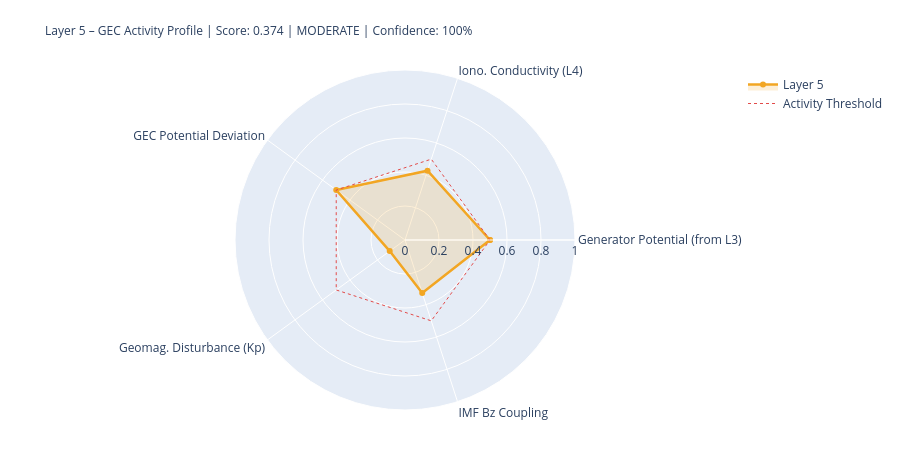

The code cell stored with this chart in its notebook:
### Markdown cell above
---
## 5. State Assessment & Handoff to Layer 6

### Code cell
# ============================================================
# LAYER-5-SCORE
# ============================================================

# Components
# 1) Generator activity (Layer-3-driven)
gen_score = norm(generator_strength, 0.3, 2.0)
gen_src   = 'from_layer3' if l3_thunder_score is not None else 'estimated'

# 2) Ionospheric conductivity (Layer-4-driven)
iono_score = norm(iono_cond_factor, 0.7, 1.4)
iono_src   = 'from_layer4' if l4_ioniz is not None else 'estimated'

# 3) GEC potential deviation from reference
pot_score = norm(abs(delta_V_pct), 0, 30)  # 0 = at reference, 1 = 30% deviation
pot_src   = 'derived'

# 4) Geomagnetic disturbance (Kp) – modulates vertical currents
kp_score = norm(kp_val, 0, 9)
kp_src   = 'primary' if kp_now is not None else 'from_layer4'

# 5) IMF Bz coupling (southward = stronger M-I coupling → GEC influence)
bz_score = norm(-(bz_now or 0), -5, 30) if bz_now is not None else None
bz_src   = 'primary' if bz_now is not None else 'missing'

COMPONENTS = {
    'Generator Potential (from L3)':  {'score': gen_score,   'source': 'derived_from_layer3', 'dynamic': True},
    'Iono. Conductivity (L4)':      {'score': iono_score,  'source': iono_src, 'dynamic': True},
    'GEC Potential Deviation':      {'score': pot_score,   'source': pot_src,  'dynamic': True},
    'Geomag. Disturbance (Kp)':         {'score': kp_score,    'source': kp_src,   'dynamic': True},
    'IMF Bz Coupling':               {'score': bz_score,    'source': bz_src,   'dynamic': True},
}

available   = {k: v['score'] for k, v in COMPONENTS.items() if v['score'] is not None}
unavailable = [k for k, v in COMPONENTS.items() if v['score'] is None]
layer5_score = round(sum(available.values()) / len(available), 4) if available else None
confidence   = round(len(available) / len(COMPONENTS), 2)
level = ('unknown' if layer5_score is None
         else 'quiet'   if layer5_score < 0.3
         else 'moderate' if layer5_score < 0.6
         else 'active')
dominant_l5 = max(available, key=available.get) if available else 'none'

# Kp consistency: separate 1-min raw value from score value
kp_1m_raw   = kp_now          # directly from API (can be 0.0 during live measurement)
kp_for_score = kp_val          # from Layer-0 context or estimated value if needed
kp_score_src = kp_src

W = 68
print('=' * W)
print('LAYER 5 – GLOBAL ELECTRIC CIRCUIT – STATE ASSESSMENT')
print('=' * W)
for name, comp in COMPONENTS.items():
    s = comp['score']
    if s is not None:
        bar = '█' * int(s*20) + '░' * (20-int(s*20))
        print(f'  {name:<34} {bar}  {s:.3f}  [{comp["source"]}]')
    else:
        print(f'  {name:<34} {"─"*20}  n/a   [missing]')
print('-' * W)
print(f'  Score:         {layer5_score:.3f}  ({len(available)}/{len(COMPONENTS)} components)')
print(f'  Confidence:    {confidence:.0%}')
print(f'  Level:         {level.upper()}')
print(f'  Dominant:      {dominant_l5}')
print(f'  V_iono:        {V_iono_mod:.1f} kV  (Δ {delta_V_pct:+.1f}% vs. Ref)')
print(f'  I_total:       {I_total_mod:.1f} A   (Δ {delta_I_pct:+.1f}% vs. Ref)')
print('=' * W)

# Radar
cats   = list(available.keys())
vals_r = list(available.values())
if len(cats) >= 3:
    fig = go.Figure()
    fig.add_trace(go.Scatterpolar(
        r=vals_r + [vals_r[0]], theta=cats + [cats[0]],
        fill='toself', fillcolor='rgba(242,166,35,0.18)',
        line=dict(color='#F2A623', width=2.5), name='Layer 5'
    ))
    fig.add_trace(go.Scatterpolar(
        r=[0.5]*(len(cats)+1), theta=cats+[cats[0]],
        line=dict(color='#E24B4A', dash='dot', width=1),
        mode='lines', name='Activity Threshold'
    ))
    fig.update_layout(
        title=dict(
            text=f'Layer 5 – GEC Activity Profile | Score: {layer5_score:.3f} | {level.upper()} | Confidence: {confidence:.0%}',
            font=dict(size=12)
        ),
        polar=dict(radialaxis=dict(visible=True, range=[0,1])),
        height=450, showlegend=True,
        margin=dict(l=80, r=80, t=70, b=40)
    )
    fig.show()

### Figure 1 — Plotly figure (JSON) as saved in the notebook; plotly's stock layout.template omitted (floating-point values rounded to 4 significant figures)
{"data": [{"fill": "toself", "fillcolor": "rgba(242,166,35,0.18)", "line": {"color": "#F2A623", "width": 2.5}, "name": "Layer 5", "r": [0.5, 0.4287, 0.5, 0.1111, 0.328, 0.5], "theta": ["Generator Potential (from L3)", "Iono. Conductivity (L4)", "GEC Potential Deviation", "Geomag. Disturbance (Kp)", "IMF Bz Coupling", "Generator Potential (from L3)"], "type": "scatterpolar"}, {"line": {"color": "#E24B4A", "dash": "dot", "width": 1}, "mode": "lines", "name": "Activity Threshold", "r": [0.5, 0.5, 0.5, 0.5, 0.5, 0.5], "theta": ["Generator Potential (from L3)", "Iono. Conductivity (L4)", "GEC Potential Deviation", "Geomag. Disturbance (Kp)", "IMF Bz Coupling", "Generator Potential (from L3)"], "type": "scatterpolar"}], "layout": {"height": 450, "margin": {"b": 40, "l": 80, "r": 80, "t": 70}, "polar": {"radialaxis": {"range": [0, 1], "visible": true}}, "showlegend": true, "title": {"font": {"size": 12}, "text": "Layer 5 – GEC Activity Profile | Score: 0.374 | MODERATE | Confidence: 100%"}}}
